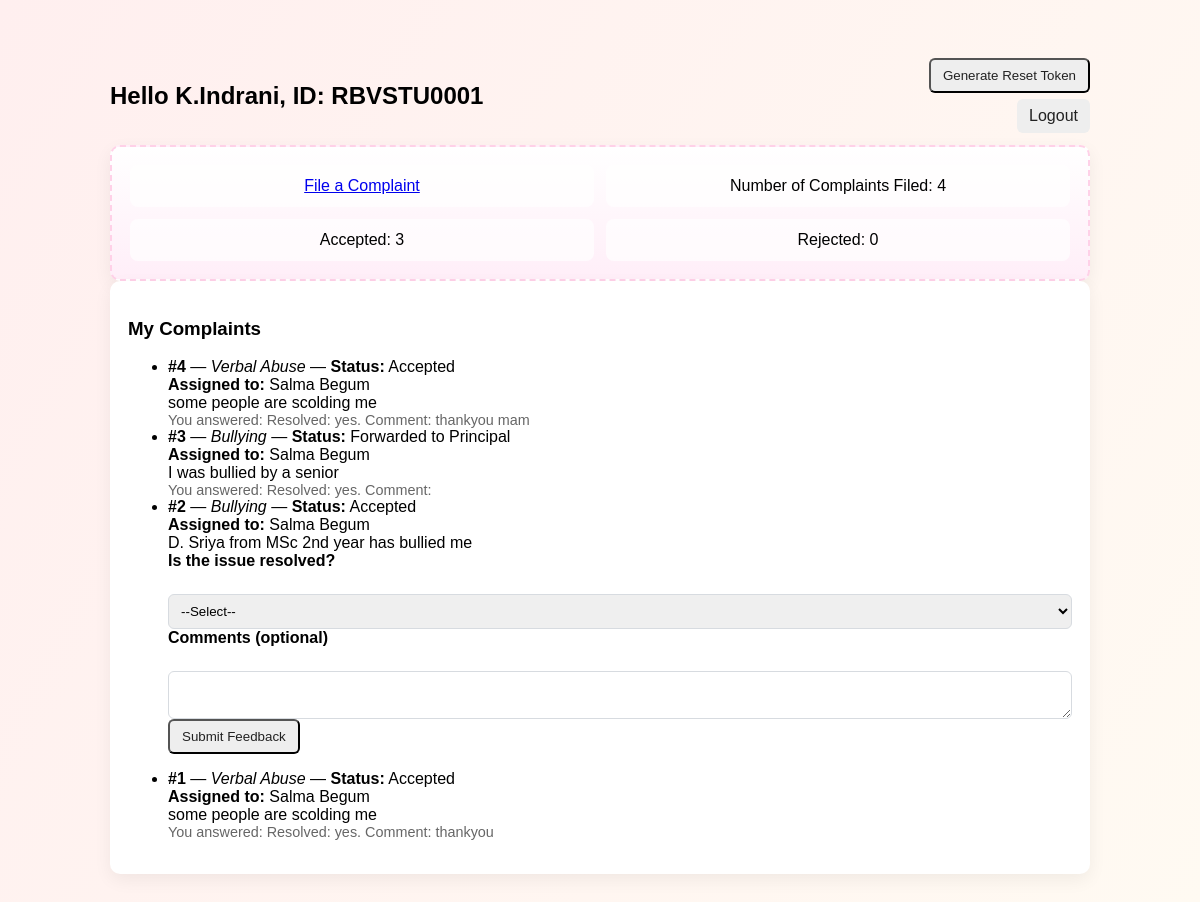
Page /student_dashboard (signed in) on the earlier database version.
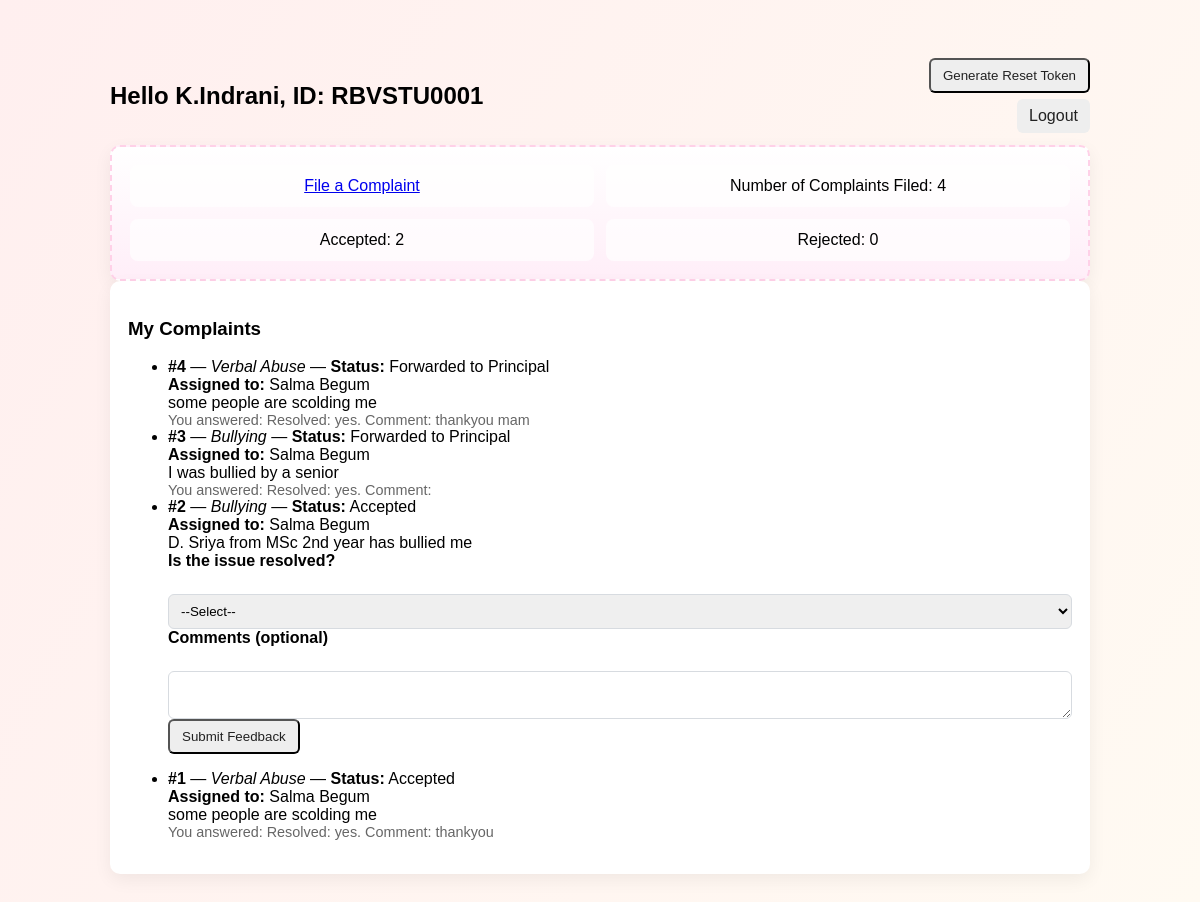
Same page on the later database version.
### tables this page shows
CREATE TABLE students (
    id INTEGER PRIMARY KEY AUTOINCREMENT,
    name TEXT NOT NULL,
    unique_code TEXT NOT NULL UNIQUE,
    mentor_id INTEGER,
    roll_no TEXT,
    extra TEXT,
    created_at DATETIME DEFAULT CURRENT_TIMESTAMP,
    FOREIGN KEY (mentor_id) REFERENCES teachers(id)
);

CREATE TABLE complaints (
    id INTEGER PRIMARY KEY AUTOINCREMENT,
    student_id INTEGER NOT NULL,
    teacher_id INTEGER NOT NULL,
    category TEXT,
    description TEXT,
    attachment TEXT,
    status TEXT DEFAULT 'Pending',
    reason TEXT,
    created_at DATETIME DEFAULT CURRENT_TIMESTAMP,
    FOREIGN KEY (student_id) REFERENCES students(id),
    FOREIGN KEY (teacher_id) REFERENCES teachers(id)
);

CREATE TABLE teachers (
    id INTEGER PRIMARY KEY AUTOINCREMENT,
    name TEXT NOT NULL,
    teacher_code TEXT NOT NULL UNIQUE,
    performance_accepted INTEGER DEFAULT 0,
    performance_rejected INTEGER DEFAULT 0,
    created_at DATETIME DEFAULT CURRENT_TIMESTAMP
);

CREATE TABLE feedback (
    id INTEGER PRIMARY KEY AUTOINCREMENT,
    complaint_id INTEGER NOT NULL,
    student_feedback TEXT,
    created_at DATETIME DEFAULT CURRENT_TIMESTAMP,
    FOREIGN KEY (complaint_id) REFERENCES complaints(id)
);

### app.py (the view)
    def wrapper(*args, **kwargs):
        if not is_logged_in():
            flash('You must be logged in', 'danger')
            return redirect(url_for('index'))
        return f(*args, **kwargs)

### app.py (called while the page is built)
def get_db():
    conn = sqlite3.connect(DB_PATH)
    conn.row_factory = sqlite3.Row
    return conn

def is_logged_in():
    return 'user_id' in session

def require_login(f):
    def wrapper(*args, **kwargs):
        if not is_logged_in():
            flash('You must be logged in', 'danger')
            return redirect(url_for('index'))
        return f(*args, **kwargs)
    wrapper.__name__ = f.__name__
    return wrapper

### templates/student_dashboard.html (shortened to what this page needs)
﻿<!doctype html>
<html>
<head>
  <link rel="stylesheet" href="/static/css/common.css">
  <link rel="stylesheet" href="/static/css/student.css">
</head>
<body class="student-bg">
  <div class="container">
    <header>
      <div style="display:flex; align-items:center; gap:18px; width:100%; justify-content:space-between;">
        <div>
          <h2>Hello {{ student['name'] }}, ID: {{ student['unique_code'] }}</h2>
        </div>
        <div style="text-align:right">
          {% if reset_token %}
            <div style="font-family:monospace; background:#f7f7f7; padding:6px 10px; border-radius:6px; display:inline-block; margin-right:8px">Token: {{ reset_token }}</div>
            <div class="muted" style="display:block; font-size:0.85rem">Expires: {{ reset_expires }}</div>
          {% else %}
            <form method="post" action="/generate_token" style="display:inline">
              <button class="btn" type="submit">Generate Reset Token</button>
            </form>
          {% endif %}
          <div style="margin-top:6px"><a href="/logout" class="btn">Logout</a></div>
        </div>
      </div>
    </header>
    <main>
      <section class="bunny-panel card">
        <div class="panel-grid">
          <div class="panel-item"><a href="/complaint/new">File a Complaint</a></div>
          <div class="panel-item" id="total-count">Number of Complaints Filed: {{ total }}</div>
          <div class="panel-item" id="accepted-count">Accepted: {{ accepted }}</div>
          <div class="panel-item" id="rejected-count">Rejected: {{ rejected }}</div>
        </div>
      </section>
      <section class="card">
        <h3>My Complaints</h3>
        {% if complaints %}
          <ul class="complaint-list">
          {% for c in complaints %}
            <li class="complaint-item">
              <strong>#{{ c['id'] }}</strong> — <em>{{ c['category'] }}</em> — <strong>Status:</strong> {{ c['status'] }}<br>
              <strong>Assigned to:</strong> {{ c['teacher_name'] or 'Unassigned' }}<br>
              <div>{{ c['description'] }}</div>
              {% set fb = feedback_map.get(c['id']) %}
              {% if fb %}
                <div class="muted">You answered: {{ fb['student_feedback'] }}</div>
              {% else %}
                {% if c['status'] != 'Pending' %}
                  <form method="post" action="/complaint/feedback" class="small-form">
                    <label>Is the issue resolved?</label><br>
                    <select name="resolved" required>
                      <option value="">--Select--</option>
                    </select><br>
                    <label>Comments (optional)</label><br>
                    <textarea name="comment" rows="2" style="width:100%"></textarea><br>
                    <button type="submit" class="btn">Submit Feedback</button>
                  </form>
                {% else %}
                  <div class="muted">Please wait for the teacher/principal to review your complaint.</div>
                {% endif %}
              {% endif %}
            </li>
          {% endfor %}
          </ul>
        {% else %}
          <div>No complaints filed yet.</div>
        {% endif %}
      </section>
    </main>
  </div>
</body>
</html>

### static/css/common.css (style rules this page uses)
.container { max-width:980px; margin:20px auto; }
.card { background:white; padding:18px; border-radius:10px; box-shadow:0 6px 18px rgba(0,0,0,0.06); }
header { display:flex; align-items:center; justify-content:space-between; gap:20px; margin-bottom:12px }
label { display:block; font-weight:600; margin-bottom:6px }
input[type=text], input[type=password], input[type=email], input[type=date], textarea, select { width:100%; padding:8px; border-radius:6px; border:1px solid #d7dbe0 }
.btn { display:inline-block; background:#eee; padding:8px 12px; border-radius:6px; text-decoration:none; color:#222 }
.muted { color:#666; font-size:0.9rem }

### static/css/student.css (style rules this page uses)
.bunny-panel { background: linear-gradient(180deg,#fff,#ffeef8); border:2px dashed #ffd1e8 }
.panel-grid { display:grid; grid-template-columns:repeat(2,1fr); gap:12px }
.panel-item { padding:12px; border-radius:8px; background:rgba(255,255,255,0.7); text-align:center }

### templates/student_dashboard.html (style rules this page uses)
.panel-item { transition: transform 0.3s, box-shadow 0.3s; cursor: pointer; }

Differences in the rows shown:
changed complaints id 4: status "Accepted" → "Forwarded to Principal"
Other differences:
text written by a page script: "Accepted: 3" → "Accepted: 2"
